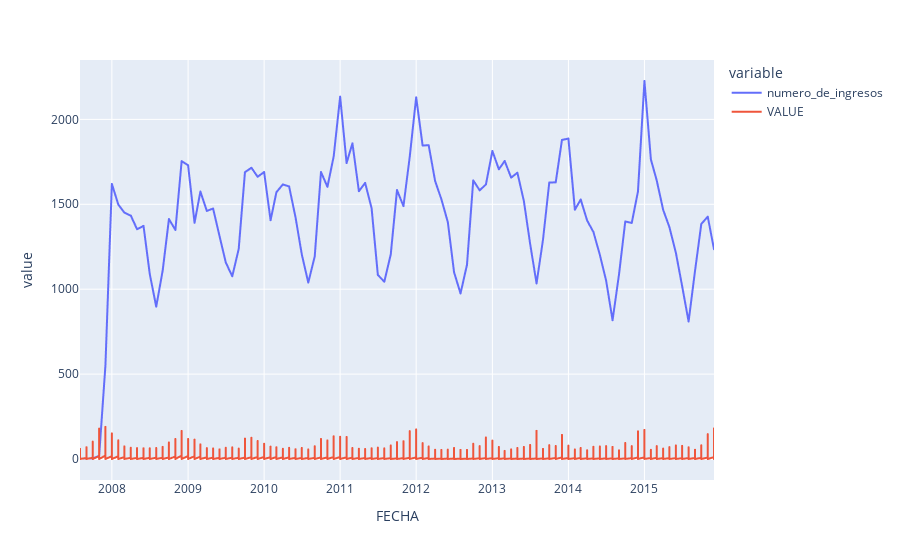

The cell this chart's notebook holds for it:
### Code cell
px.line(df_merge,x='FECHA',y=['numero_de_ingresos','VALUE'])

### Figure 1 — Plotly figure (JSON) as saved in the notebook; plotly's stock layout.template omitted (floating-point values rounded to 4 significant figures; data arrays with more than 128 entries replaced by an {"elided": "..."} marker saying what was removed)
{"data": [{"hovertemplate": "variable=numero_de_ingresos<br>FECHA=%{x}<br>value=%{y}<extra></extra>", "legendgroup": "numero_de_ingresos", "line": {"color": "#636efa", "dash": "solid"}, "marker": {"symbol": "circle"}, "mode": "lines", "name": "numero_de_ingresos", "showlegend": true, "type": "scattergl", "x": {"elided": "1414 str values"}, "xaxis": "x", "y": {"elided": "1414 int values"}, "yaxis": "y"}, {"hovertemplate": "variable=VALUE<br>FECHA=%{x}<br>value=%{y}<extra></extra>", "legendgroup": "VALUE", "line": {"color": "#EF553B", "dash": "solid"}, "marker": {"symbol": "circle"}, "mode": "lines", "name": "VALUE", "showlegend": true, "type": "scattergl", "x": {"elided": "1414 str values"}, "xaxis": "x", "y": {"elided": "1414 float values"}, "yaxis": "y"}], "layout": {"legend": {"title": {"text": "variable"}, "tracegroupgap": 0}, "margin": {"t": 60}, "xaxis": {"anchor": "y", "domain": [0, 1], "title": {"text": "FECHA"}}, "yaxis": {"anchor": "x", "domain": [0, 1], "title": {"text": "value"}}}}
